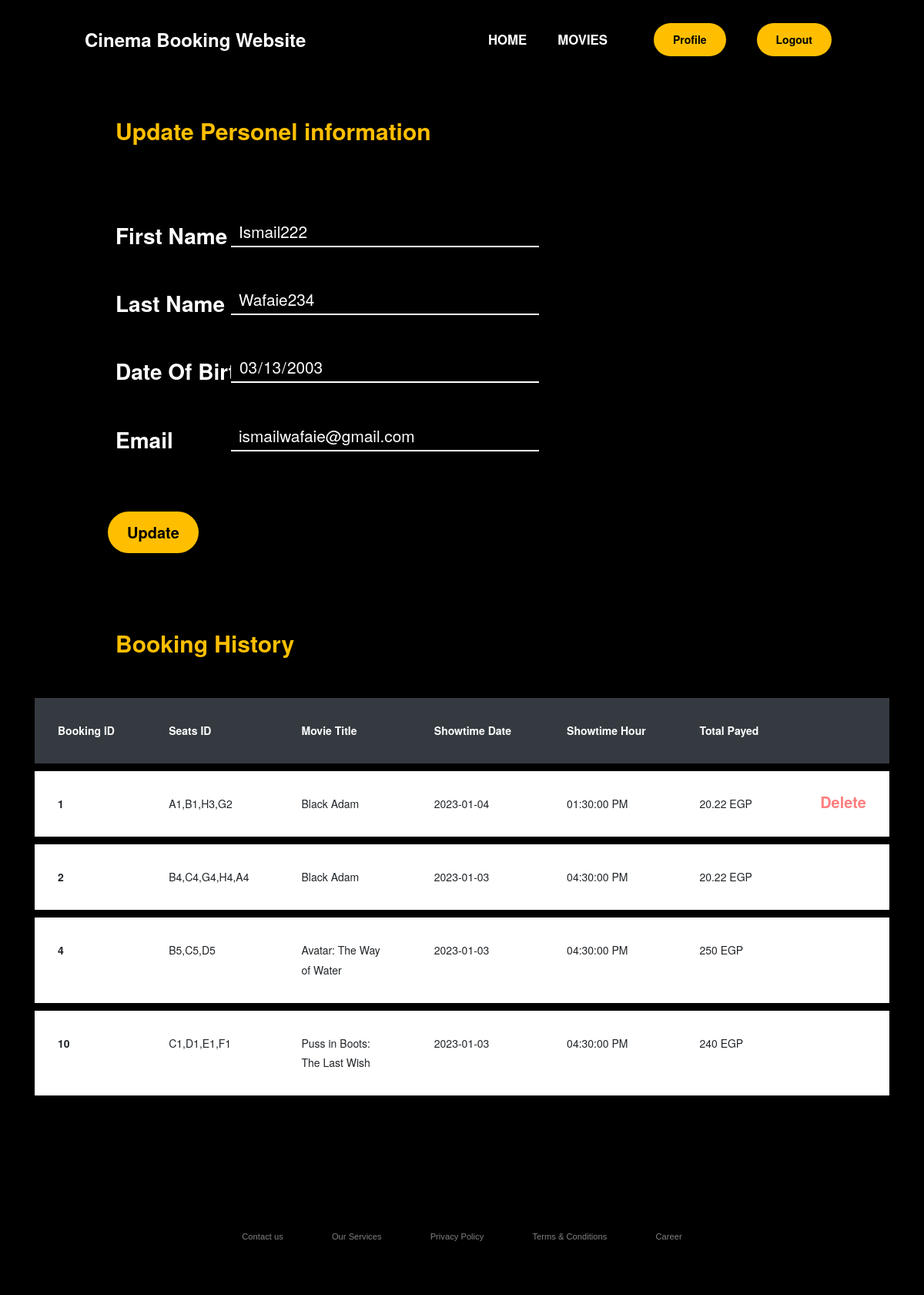
The app's page /profile.php (signed in) with its own data.
### tables this page shows
CREATE TABLE `users` (
  `user_id` int(11) NOT NULL,
  `user_email` varchar(255) NOT NULL,
  `user_password` varchar(255) NOT NULL,
  `user_first_name` varchar(255) DEFAULT NULL,
  `user_last_name` varchar(255) DEFAULT NULL,
  `user_date_of_birth` varchar(10) DEFAULT NULL
);

CREATE TABLE `Reservation` (
  `reservation_id` int(11) NOT NULL,
  `seats_id` varchar(20) NOT NULL,
  `num_of_seats` int(11) NOT NULL,
  `theater_id` int(11) NOT NULL,
  `showtime_id` int(11) NOT NULL,
  `user_id` int(11) NOT NULL,
  `total_price` double NOT NULL
);

CREATE TABLE `Movies` (
  `movie_theater_num` int(11) NOT NULL,
  `movie_title` varchar(100) NOT NULL,
  `movie_runtime` varchar(20) NOT NULL,
  `movie_genre` varchar(100) NOT NULL,
  `movie_poster` varchar(100) NOT NULL,
  `movie_poster2` varchar(100) DEFAULT NULL,
  `movie_releasedate` date NOT NULL,
  `movie_trailer` varchar(100) NOT NULL,
  `movie_director` varchar(100) NOT NULL,
  `movie_description` text NOT NULL,
  `movie_cast` varchar(100) NOT NULL
);

CREATE TABLE `Showtime` (
  `showtime_id` int(11) NOT NULL,
  `showtime_date` date NOT NULL,
  `showtime_hour` time NOT NULL,
  `showtime_price` double NOT NULL,
  `theater_id` int(11) NOT NULL
);

### profile.php (the view, shortened to what this page needs)
<?php
$user_id = $_SESSION['user_id'];
include_once 'connect.php';
$query = "Select * from users Where user_id = $user_id;";
$result = $conn->query($query);
if ($result->num_rows > 0) {
    $row = $result->fetch_assoc();
    $fname = $row['user_first_name'];
    $lname = $row['user_last_name'];
    $email = $row['user_email'];
    $dob = $row['user_date_of_birth'];
} else {
    echo "0 results";
}
$query = "Select * from Reservation Where user_id =  $user_id;";
$result = $conn->query($query);
$flag = $conn->query($query)->num_rows > 0;
$tickets = array();
if ($result->num_rows > 0) {
    while ($row = $result->fetch_assoc()) {
        $ticket = new Ticket();
        $ticket->seats_id = $row['seats_id'];
        $ticket->booking_id = $row['reservation_id'];
        $ticket->total = $row['total_price'];
        $ticket->theater_id = $row['theater_id'];
        $ticket->showtime_id = $row['showtime_id'];
        array_push($tickets, $ticket);
    }
} else {
    echo "0 results";
}
foreach ($tickets as $t) {
    $query = "Select movie_title from Movies Where movie_theater_num = $t->theater_id ;";
    $result = $conn->query($query);
    if ($result->num_rows > 0) {
        $row = $result->fetch_assoc();
        $t->movie_title = $row['movie_title'];
    }
    $query = "Select showtime_date,showtime_hour from Showtime Where showtime_id = $t->showtime_id ;";
    $result = $conn->query($query);
    if ($result->num_rows > 0) {
        $row = $result->fetch_assoc();
        $t->showtime_date = $row['showtime_date'];
        $t->showtime_hour = $row['showtime_hour'];
    }
}
?>
<!DOCTYPE html>
<html lang="en">
<head>
    <link rel="stylesheet" href="css/profile.css">
    <link rel="stylesheet" href="css/stylecss.css">
    <link rel="stylesheet" href="https://stackpath.bootstrapcdn.com/font-awesome/4.7.0/css/font-awesome.min.css">
</head>
<body>
    <header>
        <a class="logo" href="index.php">Cinema Booking Website</a>
        <nav>
            <ul class="nav">
                <li><a href="index.php">HOME</a></li>
                <li><a href="movies.php">MOVIES</a></li>
            </ul>
        </nav>
        <?php if (isset($_SESSION['user_id']) && !empty($_SESSION['user_id'])) {
        ?>
            <a id="login" href="profile.php">Profile</a>
            <a id="login" href="logout.php">Logout</a>
        <?php } else { ?>
            <a id="login" href="Login.php">Login</a>
        <?php } ?>
    </header>
    <div class="header_title">
        Update Personel information
    </div>
    <form action="update_user.php" method="POST">
        <div>
            <label for="fname">First Name</label>
            <input type="text" name="fname" value="<?php if (isset($fname)) {
                                                        echo $fname;
                                                    } ?>">
        </div>
        <div>
            <label for="fname">Last Name</label>
            <input type="text" name="lname" value="<?php if (isset($lname)) {
                                                        echo $lname;
                                                    } ?>">
        </div>
        <div>
            <label for="fname">Date Of Birth</label>
            <input type="date" name="dob" value="<?php if (isset($dob)) {
                                                        echo date_format(date_create($dob), 'Y-m-d');
                                                    } ?>">
        </div>
        <div>
            <label for="fname">Email</label>
            <input type="email" name="email" value="<?php if (isset($email)) {
                                                        echo $email;
                                                    } ?>">
        </div>
        <button type="submit">Update</button>
    </form>
    <?php
    if ($flag) {
        echo '   <section class="ftco-section">
        <div class="header_title2">
            Booking History
        </div>
        <div class="container">
            <div class="row">
                <div class="col-md-12">
                    <div class="table-wrap">
                        <table class="table">
                            <thead class="thead-dark">
                                <tr>
                                    <th>Booking ID</th>
                                    <th>Seats ID</th>
                                    <th>Movie Title</th>
                                    <th>Showtime Date</th>
                                    <th>Showtime Hour</th>
                                    <th>Total Payed</th>
                                    <th></th>
                                </tr>
                            </thead>
                            <tbody>';
        foreach ($tickets as $ticket) {
            $full_date = $ticket->showtime_date . ' ' . $ticket->showtime_hour;
            if ($full_date  < date("Y-m-d h:i:s")) {
                echo '<tr class="alert" role="alert">
                                    <th scope="row">' . $ticket->booking_id . '</th>
                                    <td>' . $ticket->seats_id . '</td>
                                    <td>' . $ticket->movie_title . '</td>
                                    <td>' . $ticket->showtime_date . '</td>
                                    <td>' . $ticket->showtime_hour . ' PM</td>
                                    <td>' . $ticket->total . ' EGP</td>
                                    <td>
                                        <a href="#" class="close" data-dismiss="alert" aria-label="Close" style="color:red; font-size:20px; visibility: hidden;">
                                            Delete
                                        </a>
                                    </td>
                                </tr>';
            } else {
                echo '<tr class="alert" role="alert">
                                    <th scope="row">' . $ticket->booking_id . '</th>
                                    <td>' . $ticket->seats_id . '</td>
                                    <td>' . $ticket->movie_title . '</td>
                                    <td>' . $ticket->showtime_date . '</td>
                                    <td>' . $ticket->showtime_hour . ' PM</td>
                                    <td>' . $ticket->total . ' EGP</td>
                                    <td>
                                        <a href="delete_booking.php?id=' . $ticket->booking_id . '" class="close" data-dismiss="alert" aria-label="Close" style="color:red; font-size:20px; visibility: visiable;">
                                            Delete
                                        </a>
                                    </td>
                                </tr>';
            }
        }
        echo '</tbody>
                        </table>
                    </div>
                </div>
            </div>
        </div>
    </section>';
    } else {
    }
    ?>
    <footer>
        <div class="footer">
            <div class="row">
                <ul>
                    <li><a href="#">Contact us</a></li>
                    <li><a href="#">Our Services</a></li>
                    <li><a href="#">Privacy Policy</a></li>
                    <li><a href="#">Terms & Conditions</a></li>
                    <li><a href="#">Career</a></li>
                </ul>
            </div>
        </div>
    </footer>
</body>
</html>

### css/stylecss.css (style rules this page uses)
* { box-sizing: border-box; margin: 0; padding: 0; background-color: black; text-decoration: none; }
body { background: black; font-family: Helvetica Neue, Helvetica, Arial, sans-serif; font-size: 14px; color: #000; margin: 0; padding: 0; }
header { display: flex; overflow: hidden; justify-content: flex-end; align-items: center; padding: 30px 10%; max-width: 100%; background-color: black; font-weight: bold; }
.logo { cursor: pointer; margin-right: auto; color: white; font-size: x-large; position: absolute; float: left; left: 110px; background-color: black; transition: all 0.3s ease 0s; text-decoration: none; }
.nav { list-style: none; order: 1; }
.nav li { display: inline; padding: 0px 20px; font-size: larger; }
.nav a { color: white; text-decoration: none; }
.nav li a { transition: all 0.3s ease 0s; }
#login { padding: 9px 25px; margin: 0px 0px 0px 40px; background-color: rgba(255, 191, 0, 1); border: none; border-radius: 50px ; cursor: pointer; transition: all 0.3s ease 0s; text-decoration: none; color: #000; }
.footer { background: #000; padding: 30px 0px; font-family: 'Play', sans-serif; text-align: center; }
.footer .row { width: 100%; margin: 1% 0%; padding: 0.6% 0%; color: gray; font-size: 0.8em; }
.footer .row a { text-decoration: none; color: gray; transition: 0.5s; }
.footer .row ul { width: 100%; }
.footer .row ul li { display: inline-block; margin: 0px 30px; }
.header_title { width: 940px; height: 47.5px; color: #FFBF00; font-size: 30px; margin: 30px 0px 30px; padding: 10px 0px 0px; font-weight: bolder; position: relative; left: 150px; }
form { justify-content: center; max-width: 100%; max-height: 700px; margin: 100px 0px 50px 0px; }
form label { color: white; font-size: 28px; position: relative; left:150px; font-weight: bold; }
form div { margin-bottom: 30px; }
form input { width: 400px; position: relative; float: right; right : 500px; height: 40px; color: white; border-color: white; text-align: left; padding: 10px; border: 0; border-bottom: 2px solid white; outline: 0; font-size: 1.3rem; transition: border-color 0.2s; }
form button { position: relative; left: 140px; top:30px; padding: 9px 25px; background-color: rgba(255, 191, 0, 1); border: none; border-radius: 50px; cursor: pointer; transition: all 0.3s ease 0s; text-decoration: none; color: #000; font-weight: bold; font-size: 20px; margin-bottom: 20px; }
.ftco-section { padding-top: 20px; }
.header_title2 { width: 940px; height: 47.5px; color: #FFBF00; font-size: 30px; margin: 40px 0px 30px; padding: 10px 0px 0px; font-weight: bolder; position: relative; left: 150px; bottom: 20px; }

### records on screen
users: fname "Ismail222", lname "Wafaie234", dob "03/13/2003", email "ismailwafaie@gmail.com"
reservation: reservation_id "1", seats "A1,B1,H3,G2", theater.movie_title "Black Adam", showtime.showtime_date "2023-01-04", showtime.showtime_hour "01:30:00", total_price "20.22"
reservation: reservation_id "2", seats "B4,C4,G4,H4,A4", theater.movie_title "Black Adam", showtime.showtime_date "2023-01-03", showtime.showtime_hour "04:30:00", total_price "20.22"
reservation: reservation_id "4", seats "B5,C5,D5", theater.movie_title "Avatar: The Way of Water", showtime.showtime_date "2023-01-03", showtime.showtime_hour "04:30:00", total_price "250"
reservation: reservation_id "10", seats "C1,D1,E1,F1", theater.movie_title "Puss in Boots: The Last Wish", showtime.showtime_date "2023-01-03", showtime.showtime_hour "04:30:00", total_price "240"
